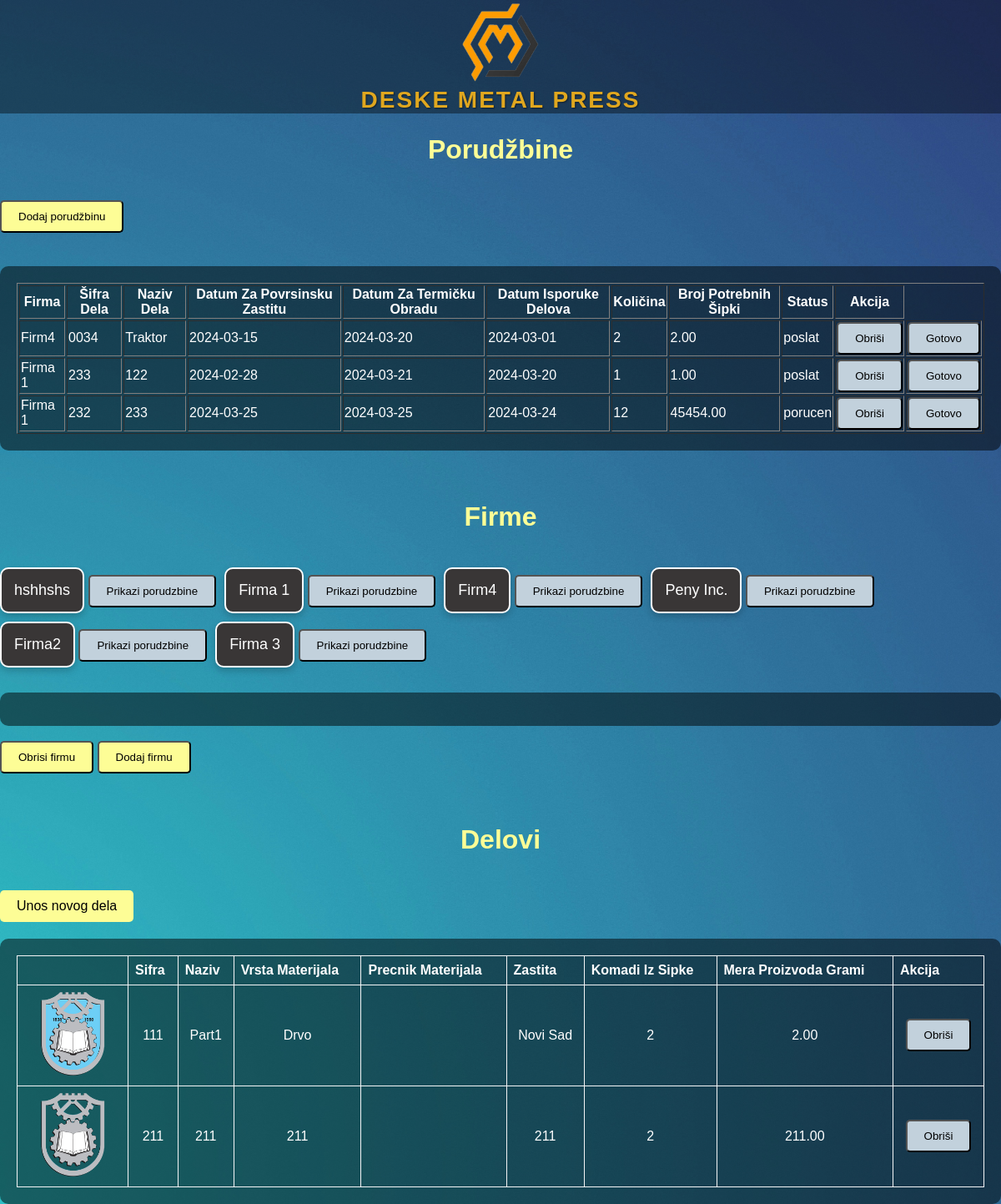
The page / on the database its author committed.
### tables this page shows
CREATE TABLE IF NOT EXISTS `porudzbine` (
    `PorudzbinaID` int NOT NULL AUTO_INCREMENT,
    `SifraDela` varchar(255) DEFAULT NULL,
    `NazivDela` varchar(255) DEFAULT NULL,
    `DatumZaPovrsinskuZastitu` date DEFAULT NULL,
    `DatumZaTermickuObradu` date DEFAULT NULL,
    `DatumIsporukeDelova` date DEFAULT NULL,
    `Kolicina` int DEFAULT NULL,
    `BrojPotrebnihSipki` decimal(10, 2) DEFAULT NULL,
    PRIMARY KEY (`PorudzbinaID`)
);

CREATE TABLE IF NOT EXISTS `firm` (
    `firmId` bigint NOT NULL,
    `name` varchar(255) DEFAULT NULL,
    PRIMARY KEY (`firmId`)
);

CREATE TABLE IF NOT EXISTS `firm_orders` (
    `firmId` bigint DEFAULT NULL,
    `orderId` bigint DEFAULT NULL,
    `status` enum('porucen', 'poslat') DEFAULT NULL
);

CREATE TABLE IF NOT EXISTS `delovi` (
    `RedniBroj` int NOT NULL AUTO_INCREMENT,
    `Sifra` varchar(191) NOT NULL,
    `Naziv` varchar(255) DEFAULT NULL,
    `VrstaMaterijala` varchar(255) DEFAULT NULL,
    `Precnik` decimal(10, 2) DEFAULT NULL,
    `Zastita` varchar(255) DEFAULT NULL,
    `KomadiIzSipke` int DEFAULT NULL,
    `MeraProizvodaGrami` decimal(10, 2) DEFAULT NULL,
    `PicturePath` varchar(255) DEFAULT NULL,
    PRIMARY KEY (`Sifra`),
     
    UNIQUE KEY (`RedniBroj`)  
);

### index.php (the view, shortened to what this page needs)
<?php
include 'connection.php';
?>
<!DOCTYPE html>
<html lang="en">
<head>
    <link rel="stylesheet" type="text/css" href="styles/index.css">
    <link rel="stylesheet" type="text/css" href="styles/add_firm.css">
</head>
<body>
    <header>
        <img src="logooo.png" style='height:100px; width:100px;'>
        <h2>DESKE metal press</h2>
    </header>
    <div class='spacer'> </div>
    <h1>Porudžbine</h1>
    <form method="get" action="dodaj_porudzbinu.php">
        <input type="submit" value="Dodaj porudžbinu" class="dugme">
    </form>
    <div style="height: 20px;"></div>
    <div class="underlay">
        <div class="table-wrapper">
            <table class="custom-table">
                <?php
                $sql = "SELECT p.*, f.name AS firm_name, fo.status
            FROM Porudzbine p
            INNER JOIN firm_orders fo ON p.PorudzbinaID = fo.orderId
            INNER JOIN firm f ON fo.firmId = f.firmId
            ORDER BY DatumIsporukeDelova ASC";
                $result = $conn->query($sql);
                if ($result->num_rows > 0) {
                    echo "<table border='1'>";
                    echo "<tr>
                <th>Firma</th>
                <th>Šifra Dela</th>
                <th>Naziv Dela</th>
                <th>Datum Za Povrsinsku Zastitu</th>
                <th>Datum Za Termičku Obradu</th>
                <th>Datum Isporuke Delova</th>
                <th>Količina</th>
                <th>Broj Potrebnih Šipki</th>
                <th>Status</th>
                <th>Akcija</th>
            </tr>";
                    while ($row = $result->fetch_assoc()) {
                        echo "<tr>";
                        echo "<td>" . $row["firm_name"] . "</td>";
                        echo "<td>" . $row["SifraDela"] . "</td>";
                        echo "<td>" . $row["NazivDela"] . "</td>";
                        echo "<td>" . $row["DatumZaPovrsinskuZastitu"] . "</td>";
                        echo "<td>" . $row["DatumZaTermickuObradu"] . "</td>";
                        echo "<td>" . $row["DatumIsporukeDelova"] . "</td>";
                        echo "<td>" . $row["Kolicina"] . "</td>";
                        echo "<td>" . $row["BrojPotrebnihSipki"] . "</td>";
                        echo "<td>" . $row["status"] . "</td>";
                        echo "<td><button class='dugme2' onclick='showDeleteConfirmation2(" . $row['PorudzbinaID'] . ")'>Obriši</button></td>";
                        echo "<td><button class='dugme2' onclick='prihvatiPorudzbinu(" . $row['PorudzbinaID'] . ")'>Gotovo</button></td>";
                        echo "</tr>";
                    }
                    echo "</table>";
                } else {
                    echo "Nema porudžbina.";
                }
                ?>
            </table>
        </div>
    </div>
    <h1> Firme </h1>
    <?php
    $sql_firms = "SELECT * FROM firm";
    $result_firms = $conn->query($sql_firms);
    if ($result_firms->num_rows > 0) {
        echo "<ul class='firm-list'>";
        while ($row_firm = $result_firms->fetch_assoc()) {
            echo "<li><a href='#'>" . $row_firm["name"] . "</a> <button class='dugme2' onclick='showOrders(\"" . $row_firm["name"] . "\")'>Prikazi porudzbine</button></li>";
        }
        echo "</ul>";
    } else {
        echo "Nema firmi.";
    }
    ?>
    <div class="underlay">
    </div>
    <br>
    <button onclick="openDeleteFirmModal()" class="dugme">Obrisi firmu</button>
    <button onclick="openModal()" class="dugme">Dodaj firmu</button>
    <h1>Delovi</h1>
    <a href="add_new_part.php" class="dugme">Unos novog dela</a>
    <?php
    $sql = "SELECT * FROM delovi";
    $result = $conn->query($sql);
    ?>
    <div class="underlay">
        <div class="table-wrapper">
            <table class="custom-table">
                <tr>
                    <th> </th>
                    <th>Sifra</th>
                    <th>Naziv</th>
                    <th>Vrsta Materijala</th>
                    <th>Precnik Materijala</th>
                    <th>Zastita</th>
                    <th>Komadi Iz Sipke</th>
                    <th>Mera Proizvoda Grami</th>
                    <th>Akcija</th>
                </tr>
                <?php
                if ($result->num_rows > 0) {
                    while ($row = $result->fetch_assoc()) {
                        echo "<tr>";
                        echo "<td><img src='" . $row["PicturePath"] . "' alt='Slika'></td>";
                        echo "<td>" . $row["Sifra"] . "</td>";
                        echo "<td>" . $row["Naziv"] . "</td>";
                        echo "<td>" . $row["VrstaMaterijala"] . "</td>";
                        echo "<td>" . $row["Precnik"] . "</td>";
                        echo "<td>" . $row["Zastita"] . "</td>";
                        echo "<td>" . $row["KomadiIzSipke"] . "</td>";
                        echo "<td>" . $row["MeraProizvodaGrami"] . "</td>";
                        echo "<td><button class='dugme2' onclick='showDeleteConfirmation2(" . $row['Sifra'] . ")'>Obriši</button></td>";
                        echo "</tr>";
                    }
                } else {
                    echo "<tr><td colspan='9'>Nema podataka u tabeli.</td></tr>";
                }
                ?>
            </table>
        </div>
    </div>
</body>
</html>

### styles/index.css (style rules this page uses)
body { font-family: Arial, sans-serif; background-image: url('background/bgk.jpg'); background-size: cover; background-repeat: no-repeat; color: white; margin: 0; }
.dugme, .Abutton { display: inline-block; padding: 10px 20px; background-color: #fdfd96; color: #000; text-decoration: none; border-radius: 5px; transition: background-color 0.3s, color 0.3s; }
.firm-list { list-style-type: none; padding: 0; margin: 0; }
.firm-list li { display: inline-block; margin-right: 10px; }
.firm-list li a { font-size: 18px; display: inline-block; padding: 15px; background-color: #393636; color: white; text-decoration: none; border: 2px solid white; border-radius: 10px; box-shadow: 0 4px 8px rgba(0, 0, 0, 0.2); transition: transform 0.3s, box-shadow 0.3s; margin-bottom: 10px; }
.table-wrapper { overflow-x: auto; }
.custom-table { width: 100%; border-collapse: collapse; }
.custom-table th, .custom-table td { padding: 8px; border: 1px solid #f4f5f6; color: white; }
.custom-table th { text-align: left; }
.custom-table td { text-align: center; }
.custom-table img { max-width: 100px; height: auto; }
.underlay { padding-left: 30px; background-color: rgba(0, 0, 0, 0.5); color: white; padding: 20px; border-radius: 10px; margin-top: 20px; }
h1 { padding-top:40px; padding-bottom:20px; text-align: center; color:#fdfd96; }
.dugme2, .Abutton { display: inline-block; padding: 10px 20px; background-color: #c2d1dc; color: #000; text-decoration: none; border-radius: 5px; transition: background-color 0.3s, color 0.3s; width: auto; }
header { background-color: rgba(0, 0, 0, 0.4); text-align: center; position: fixed; top: 0; width: 100%; z-index: 1000; margin-left:0px; }
header h2 { color: #e0a71f; margin: 0; font-family: 'Arial Black', sans-serif; font-size: 28px; text-transform: uppercase; letter-spacing: 2px; text-shadow: 1px 1px 2px rgba(0, 0, 0, 0.5); }
.spacer { padding-top:100px; }

### rows shown on the page
porudzbine: firm.name "Firm4", SifraDela "0034", NazivDela "Traktor", DatumZaPovrsinskuZastitu "2024-03-15", DatumZaTermickuObradu "2024-03-20", DatumIsporukeDelova "2024-03-01", Kolicina "2", BrojPotrebnihSipki "2.00", firm_orders.status "poslat"
porudzbine: firm.name "Firma 1", SifraDela "233", NazivDela "122", DatumZaPovrsinskuZastitu "2024-02-28", DatumZaTermickuObradu "2024-03-21", DatumIsporukeDelova "2024-03-20", Kolicina "1", BrojPotrebnihSipki "1.00", firm_orders.status "poslat"
porudzbine: firm.name "Firma 1", SifraDela "232", NazivDela "233", DatumZaPovrsinskuZastitu "2024-03-25", DatumZaTermickuObradu "2024-03-25", DatumIsporukeDelova "2024-03-24", Kolicina "12", BrojPotrebnihSipki "45454.00", firm_orders.status "porucen"
firm: name "hshhshs"
firm: name "Firma 1"
firm: name "Firm4"
firm: name "Peny Inc."
firm: name "Firma2"
firm: name "Firma 3"
delovi: PicturePath (picture), Sifra "111", Naziv "Part1", VrstaMaterijala "Drvo", Zastita "Novi Sad", KomadiIzSipke "2", MeraProizvodaGrami "2.00"
delovi: PicturePath (picture), Sifra "211", Naziv "211", VrstaMaterijala "211", Zastita "211", KomadiIzSipke "2", MeraProizvodaGrami "211.00"
